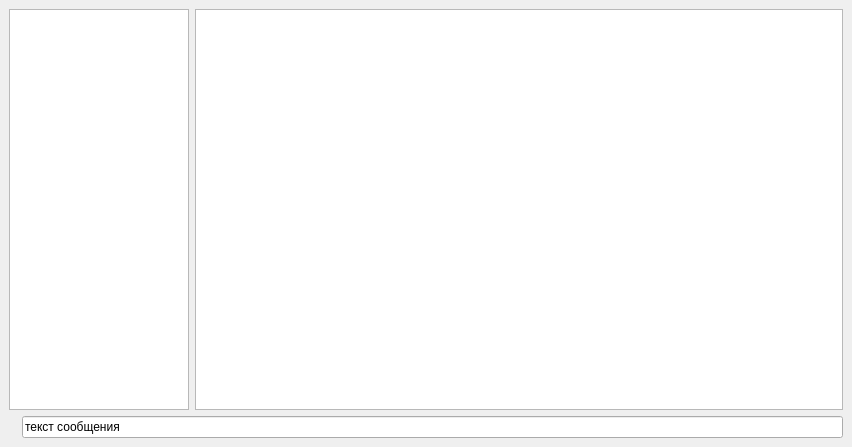
<?xml version="1.0" encoding="UTF-8"?>
<ui version="4.0">
 <class>ChatDialog</class>
 <widget class="QDialog" name="ChatDialog">
  <property name="geometry">
   <rect>
    <x>0</x>
    <y>0</y>
    <width>852</width>
    <height>447</height>
   </rect>
  </property>
  <property name="windowTitle">
   <string>Chat</string>
  </property>
  <layout class="QVBoxLayout">
   <property name="spacing">
    <number>6</number>
   </property>
   <property name="leftMargin">
    <number>9</number>
   </property>
   <property name="topMargin">
    <number>9</number>
   </property>
   <property name="rightMargin">
    <number>9</number>
   </property>
   <property name="bottomMargin">
    <number>9</number>
   </property>
   <item>
    <layout class="QHBoxLayout">
     <property name="spacing">
      <number>6</number>
     </property>
     <property name="leftMargin">
      <number>0</number>
     </property>
     <property name="topMargin">
      <number>0</number>
     </property>
     <property name="rightMargin">
      <number>0</number>
     </property>
     <property name="bottomMargin">
      <number>0</number>
     </property>
     <item>
      <widget class="QListWidget" name="listWidget">
       <property name="maximumSize">
        <size>
         <width>180</width>
         <height>16777215</height>
        </size>
       </property>
       <property name="focusPolicy">
        <enum>Qt::NoFocus</enum>
       </property>
      </widget>
     </item>
     <item>
      <widget class="QTextEdit" name="textEdit">
       <property name="focusPolicy">
        <enum>Qt::NoFocus</enum>
       </property>
       <property name="readOnly">
        <bool>true</bool>
       </property>
       <property name="tabStopWidth">
        <number>70</number>
       </property>
      </widget>
     </item>
    </layout>
   </item>
   <item>
    <layout class="QHBoxLayout">
     <property name="spacing">
      <number>6</number>
     </property>
     <property name="leftMargin">
      <number>0</number>
     </property>
     <property name="topMargin">
      <number>0</number>
     </property>
     <property name="rightMargin">
      <number>0</number>
     </property>
     <property name="bottomMargin">
      <number>0</number>
     </property>
     <item>
      <widget class="QLabel" name="label">
       <property name="text">
        <string/>
       </property>
      </widget>
     </item>
     <item>
      <widget class="QLineEdit" name="lineEdit">
       <property name="text">
        <string>текст сообщения</string>
       </property>
      </widget>
     </item>
    </layout>
   </item>
  </layout>
 </widget>
 <resources/>
 <connections/>
</ui>
